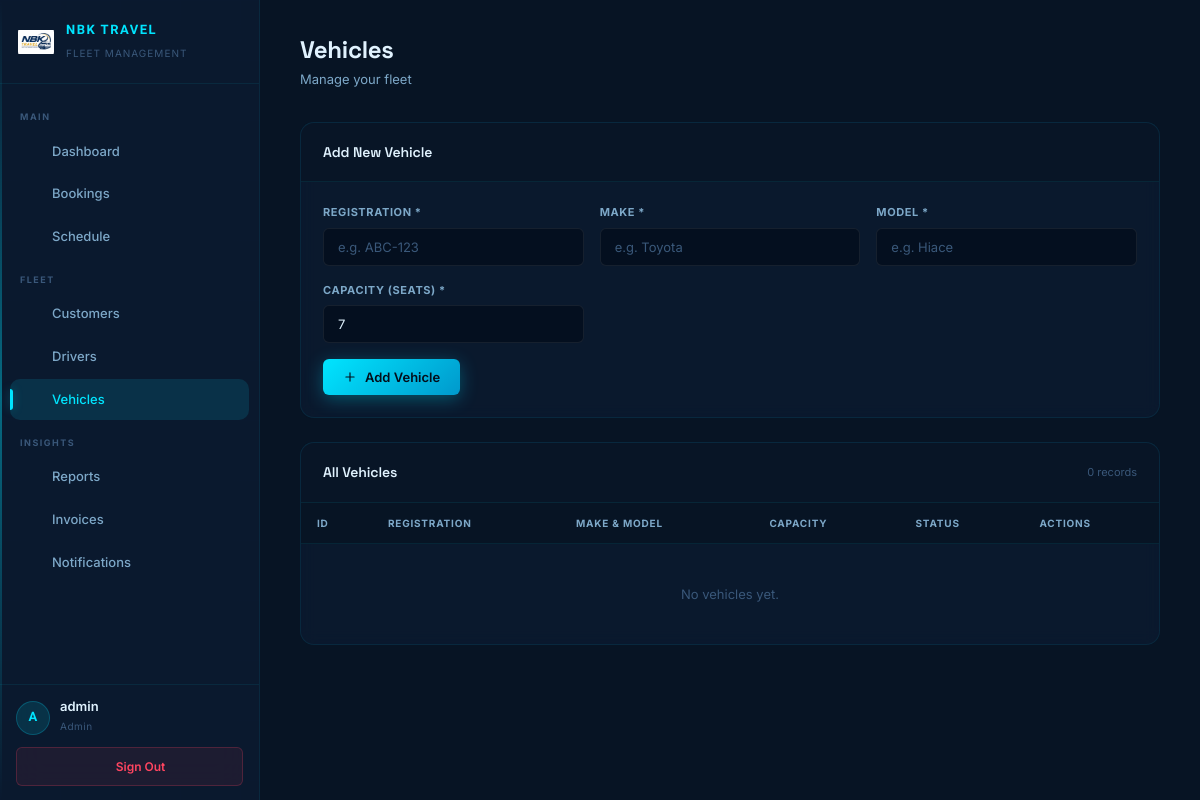
Page /vehicles.php on the earlier database version.
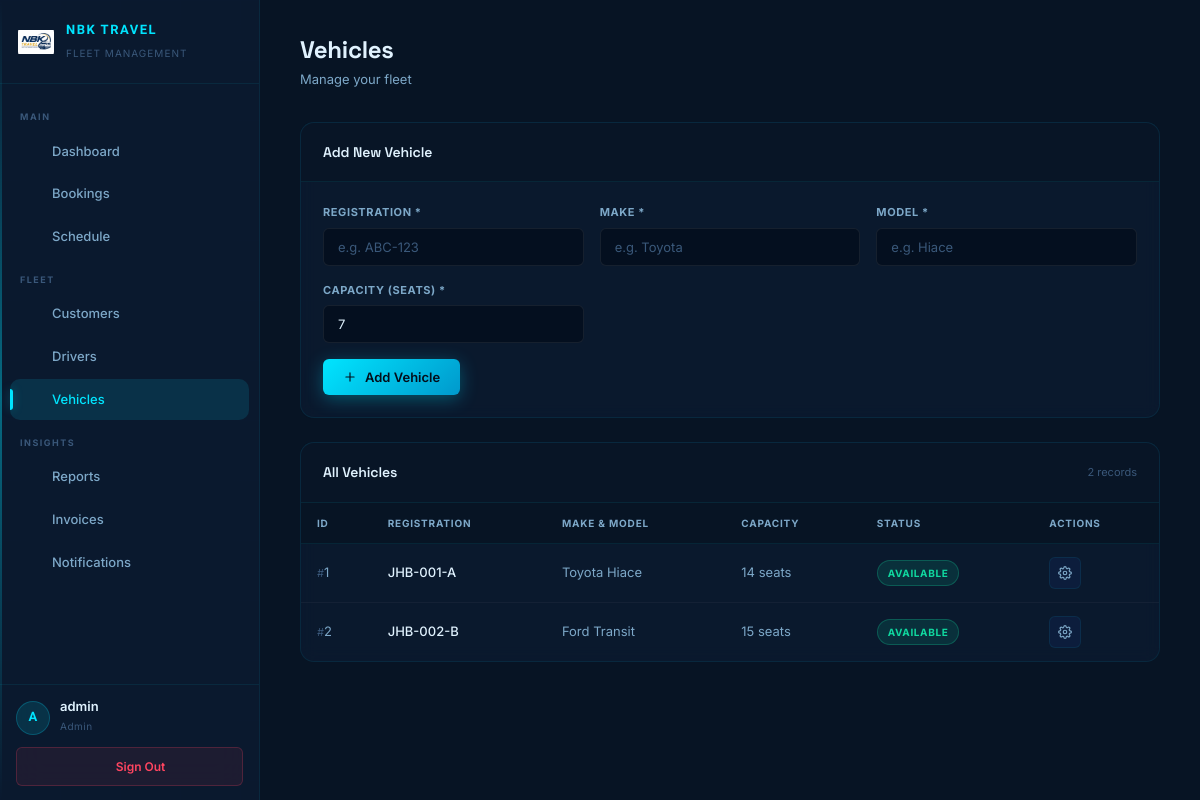
Same page on the later database version.
### tables this page shows
CREATE TABLE IF NOT EXISTS vehicles (
    vehicleId INT PRIMARY KEY AUTO_INCREMENT,
    registrationNumber VARCHAR(20) NOT NULL UNIQUE,
    make VARCHAR(50) NOT NULL,
    model VARCHAR(50) NOT NULL,
    capacity INT NOT NULL,
    status ENUM('available','in-use','maintenance') DEFAULT 'available',
    createdAt DATETIME DEFAULT CURRENT_TIMESTAMP
);

### vehicles.php (the view, shortened to what this page needs)
<?php
require_once 'includes/db.php';
$vehicles = $conn->query("SELECT vehicleId, registrationNumber, make, model, capacity, status FROM vehicles ORDER BY registrationNumber")->fetch_all(MYSQLI_ASSOC);
require_once 'includes/header.php';
?>
<div class="page-header">
    <div class="ph-text"><h1>Vehicles</h1><p>Manage your fleet</p></div>
</div>
<div class="card">
    <div class="card-header"><h2>Add New Vehicle</h2></div>
    <div class="card-body">
        <form id="vehicleForm">
            <div class="form-row">
                <div class="form-group"><label>Registration *</label><input type="text" id="registrationNumber" name="registrationNumber" placeholder="e.g. ABC-123" required></div>
                <div class="form-group"><label>Make *</label><input type="text" id="make" name="make" placeholder="e.g. Toyota" required></div>
                <div class="form-group"><label>Model *</label><input type="text" id="model" name="model" placeholder="e.g. Hiace" required></div>
                <div class="form-group"><label>Capacity (seats) *</label><input type="number" id="capacity" name="capacity" min="1" value="7" required></div>
            </div>
            <button type="submit" class="btn btn-primary"><svg viewBox="0 0 24 24"><line x1="12" y1="5" x2="12" y2="19"/><line x1="5" y1="12" x2="19" y2="12"/></svg> Add Vehicle</button>
        </form>
    </div>
</div>
<div class="card">
    <div class="card-header"><h2>All Vehicles</h2><span class="card-header-meta"><?= count($vehicles) ?> records</span></div>
    <div class="card-body" style="padding:0;">
        <div class="table-wrap">
            <table>
                <thead><tr><th>ID</th><th>Registration</th><th>Make & Model</th><th>Capacity</th><th>Status</th><th>Actions</th></tr></thead>
                <tbody>
                    <?php foreach ($vehicles as $v): ?>
                    <tr>
                        <td><span style="color:var(--smoke);font-size:11px;">#</span><?= $v['vehicleId'] ?></td>
                        <td><strong><?= htmlspecialchars($v['registrationNumber']) ?></strong></td>
                        <td><?= htmlspecialchars($v['make'] . ' ' . $v['model']) ?></td>
                        <td><?= $v['capacity'] ?> seats</td>
                        <td><span class="badge badge-<?= str_replace('-', '_', $v['status']) ?>"><?= ucfirst(str_replace('-', ' ', $v['status'])) ?></span></td>
                        <td><button class="btn-icon" onclick="toggleStatus(<?= $v['vehicleId'] ?>, '<?= $v['status'] ?>')"></button></td>
                    </tr>
                    <?php endforeach; ?>
                    <?php if (empty($vehicles)): ?><tr><td colspan="6" style="text-align:center;padding:40px;color:var(--smoke);">No vehicles yet.</td></tr><?php endif; ?>
                </tbody>
            </table>
        </div>
    </div>
</div>
<?php require_once 'includes/footer.php'; ?>

Differences in the rows shown:
added vehicles: vehicleId "1", registrationNumber "JHB-001-A", make+model "Toyota Hiace", capacity "14", status "AVAILABLE"
added vehicles: vehicleId "2", registrationNumber "JHB-002-B", make+model "Ford Transit", capacity "15", status "AVAILABLE"
Other differences:
count($vehicles): "0" → "2"
text no longer shown: "No vehicles yet."
